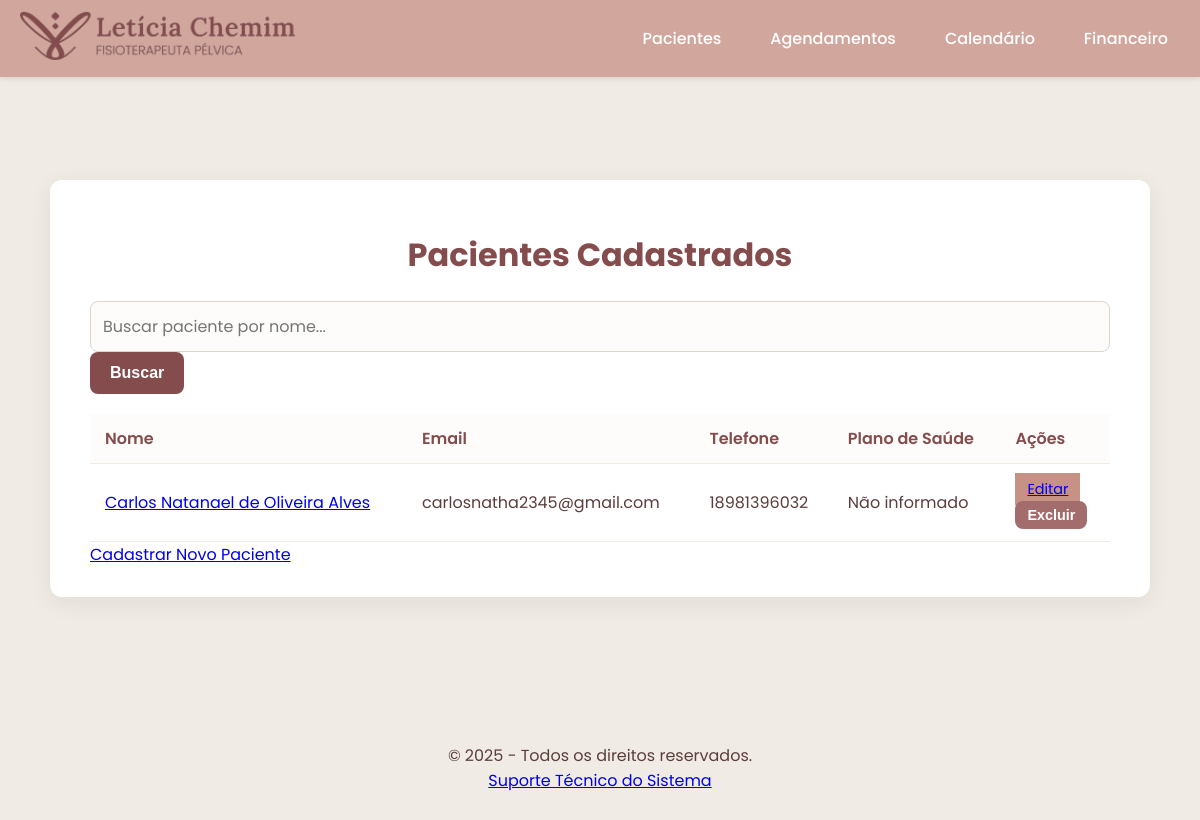
/pacientes, run on the app's committed database.
### tables this page shows
CREATE TABLE pacientes (
        id INTEGER PRIMARY KEY AUTOINCREMENT,
        nome TEXT NOT NULL,
        data_nascimento TEXT NOT NULL,
        email TEXT NOT NULL,
        telefone TEXT NOT NULL,
        endereco TEXT,
        plano_id INTEGER,
        data_cadastro TIMESTAMP DEFAULT CURRENT_TIMESTAMP,
        FOREIGN KEY (plano_id) REFERENCES planos (id)
    );

### app.py (the view)
@app.route('/pacientes')
def listar_pacientes():
    db = get_db()
    search_query = request.args.get('q', '')
    base_query = 'SELECT p.*, pl.nome as plano_nome FROM pacientes p LEFT JOIN planos pl ON p.plano_id = pl.id'
    if search_query:
        pacientes = db.execute(f"{base_query} WHERE p.nome LIKE ? ORDER BY p.nome", ('%' + search_query + '%',)).fetchall()
    else:
        pacientes = db.execute(f"{base_query} ORDER BY p.nome").fetchall()
    return render_template('pacientes.html', pacientes=pacientes, search_query=search_query)

### app.py (called while the page is built)
@app.context_processor
def inject_year():
    return {'current_year': datetime.now().year}

def get_db():
    db = getattr(g, '_database', None)
    if db is None:
        db = g._database = sqlite3.connect(DATABASE)
        db.row_factory = sqlite3.Row
    return db

@app.teardown_appcontext
def close_connection(exception):
    db = getattr(g, '_database', None)
    if db is not None:
        db.close()

### templates/pacientes.html (shortened to what this page needs)
{% extends "base.html" %}
{% block content %}
<div class="container-large">
    <h1>Pacientes Cadastrados</h1>
    <div class="search-bar">
        <form method="get" action="{{ url_for('listar_pacientes') }}">
            <input type="text" name="q" placeholder="Buscar paciente por nome..." value="{{ search_query or '' }}">
            <button type="submit">Buscar</button>
        </form>
    </div>
    <div class="table-wrapper">
        <table>
            <thead>
                <tr>
                    <th>Nome</th>
                    <th>Email</th>
                    <th>Telefone</th>
                    <th>Plano de Saúde</th>
                    <th>Ações</th>
                </tr>
            </thead>
            <tbody>
                {% for paciente in pacientes %}
                <tr>
                    <td><a href="{{ url_for('ver_paciente', id=paciente['id']) }}">{{ paciente['nome'] }}</a></td>
                    <td>{{ paciente['email'] }}</td>
                    <td>{{ paciente['telefone'] }}</td>
                    <td>{{ paciente['plano_saude'] or 'Não informado' }}</td>
                    <td class="actions">
                        <a href="{{ url_for('editar_paciente', id=paciente['id']) }}" class="btn-action btn-edit">Editar</a>
                        <form action="{{ url_for('deletar_paciente', id=paciente['id']) }}" method="post" onsubmit="return confirm('Tem certeza que deseja excluir este paciente?');">
                            <button type="submit" class="btn-action btn-delete">Excluir</button>
                        </form>
                    </td>
                </tr>
                {% else %}
                <tr>
                    <td colspan="5" style="text-align: center;">Nenhum paciente cadastrado ainda.</td>
                </tr>
                {% endfor %}
            </tbody>
        </table>
    </div>
    <div class="actions-footer">
        <a href="{{ url_for('cadastrar_paciente') }}" class="btn-voltar">Cadastrar Novo Paciente</a>
    </div>
</div>
{% endblock %}

### static/css/style.css (style rules this page uses)
body { font-family: 'Poppins', sans-serif; background-color: #F0ECE5; color: #5c3d3d; margin: 0; padding: 10px; display: flex; flex-direction: column; min-height: 100vh; }
h1, h2, h3 { color: #844C4C; text-align: center; }
.container, .container-large { background-color: #ffffff; padding: 30px 40px; border-radius: 12px; box-shadow: 0 6px 25px rgba(0, 0, 0, 0.07); width: 100%; box-sizing: border-box; }
.container-large { max-width: 1100px; }
button, .btn-action-dash { background-color: #844C4C; border: none; border-radius: 8px; color: white; font-size: 1rem; font-weight: 600; cursor: pointer; padding: 12px 20px; transition: background-color 0.3s, transform 0.2s; }
.btn-action { padding: 6px 12px; font-size: 0.9rem; }
.btn-edit { background-color: #c59285; }
.btn-delete { background-color: #a36d6d; }
input[type="text"], input[type="email"], input[type="tel"], input[type="date"], input[type="datetime-local"], input[type="number"], select, textarea { width: 100%; padding: 12px; border: 1px solid #dcd6d1; border-radius: 8px; box-sizing: border-box; font-family: 'Poppins', sans-serif; font-size: 1rem; background-color: #fdfcfb; transition: border-color 0.3s, box-shadow 0.3s; }
.table-wrapper { overflow-x: auto; }
table { width: 100%; border-collapse: collapse; margin-top: 20px; }
th, td { padding: 12px 15px; text-align: left; border-bottom: 1px solid #F0ECE5; }
thead th { background-color: #fdfcfb; font-weight: 600; color: #844C4C; }

### data on the page
pacientes: nome "Carlos Natanael de Oliveira Alves", email "carlosnatha2345@gmail.com", telefone "18981396032", paciente "Não informado"
